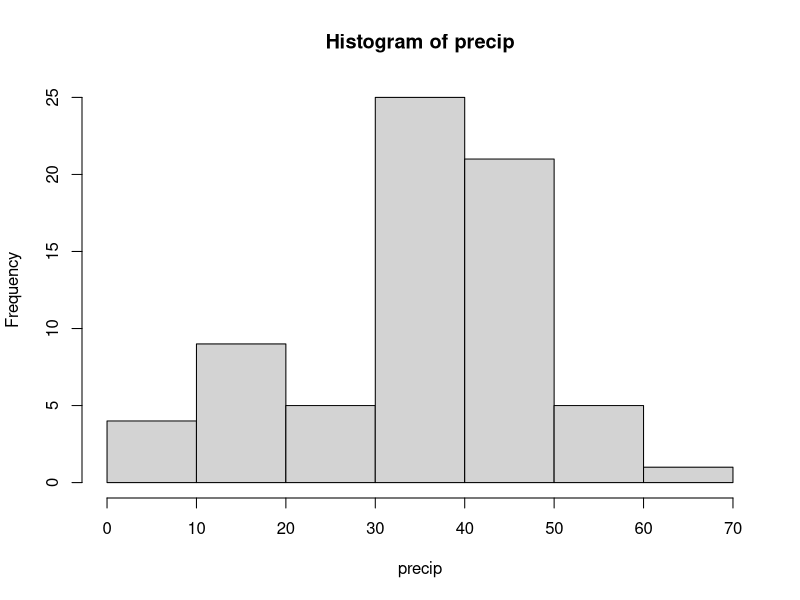

The R source for this figure:
## ---- chunk 1
school = c(82,69,73,43,58,56,76,65)
home  = c(63,42,74,37,51,43,80,62)
## ---- chunk 2
library(datasets)
head(esoph)
## ---- chunk 3
library(datasets)
hist(precip)
